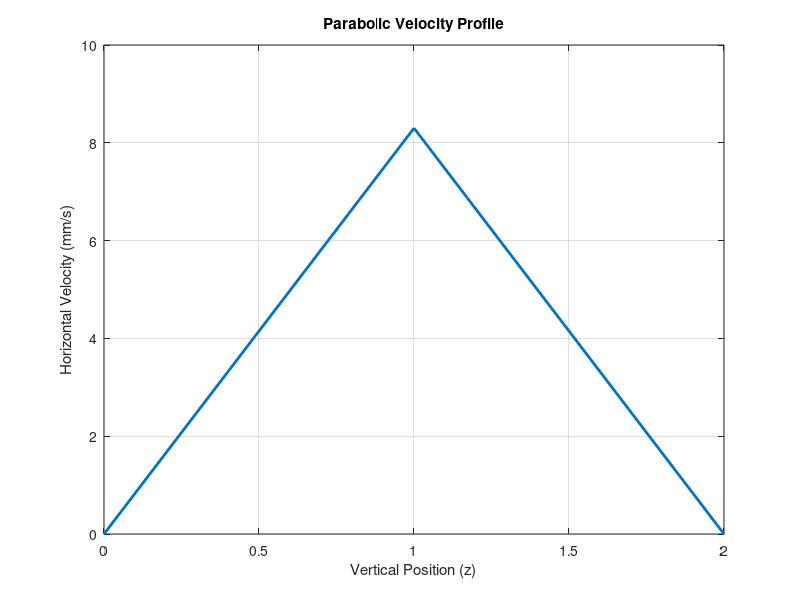

MATLAB code for this plot: (Note: this script raises an error after producing the figure.)
function transport_limited_adsorption_3d_experimental
    % Main function for experimental 3D flow-driven adsorption
    clear all; close all; clc;
    % ==================== MOLECULE PARAMETERS ====================
    % ==================== SIMULATION PARAMETERS ====================
    gridN_x = 55;                  % Length dimension (11 mm)
    gridN_y = 9;                  % Depth dimension (1.7 mm)
    gridN_z = 3;                   % Height dimension (0.3 mm)
    roughness_scale = 0;           % No surface roughness
    c0 = 3.3e-6;                  % Inlet concentration (0.21 μM)
    c0_diss = 0;                   % Dissociation phase concentration
    k_flow_horizontal = 8.3;       % Horizontal flow rate (mm/s)
    k_flow_vertical = 0;           % No vertical flow
    k_flow_depth = 0;              % No depth flow
    ru_to_m = 1e-6;                % RU to molar conversion
    t_association = 800;           % Association phase duration
    t_dissociation = 1500;          % Total simulation time
    adsorption_z_layer = 1;        % Adsorption layer (z=1, bottom)
    D_coeff = 6e-3;                % Diffusion coefficient (mm²/s)

    % Localized inlet/outlet positions
    inlet_x = 1;                   % Inlet at first column
    inlet_y = [1, gridN_y];             % Inlet spans entire depth
    inlet_z = [1, gridN_z];              % Inlet spans all layers
    outlet_x = gridN_x;                 % Outlet at last column
    outlet_y = [1, gridN_y];            % Outlet spans entire depth
    outlet_z = [1, gridN_z];             % Outlet spans all layers
    ads_x_range = [round(gridN_x/2)-1,round(gridN_x/2)-1];          % Adsorption region x indices (center)
    ads_y_range = [round(gridN_y/2)-1,round(gridN_y/2)-1];         % Adsorption region y indices (1 mm width)
    
    h = gridN_z - 1; % Physical height (gridN_z layers span 0 to h)

    % Generate parabolic velocity profile
    z_indices = 0:(gridN_z - 1); % Physical z from 0 to h (MATLAB indices 1:gridN_z)
    velocity_profile = 4 * k_flow_horizontal * (z_indices/h) .* (1 - z_indices/h);
    velocity_profile = reshape(velocity_profile, [1, 1, gridN_z]); % GPU array
    figure;
    plot(z_indices, squeeze(velocity_profile), 'LineWidth', 2);
    xlabel('Vertical Position (z)');
    ylabel('Horizontal Velocity (mm/s)');
    title('Parabolic Velocity Profile');
    grid on;
    % ==================== PARAMETER GENERATION ====================
    [kon_grid, koff_grid, smax_grid] = generate_3d_parameters(...
        gridN_x, gridN_y, gridN_z, roughness_scale);
    
    % ==================== SIMULATION EXECUTION ====================
    [t, c_s, s] = simulate_3d_flow_model(gridN_x, gridN_y, gridN_z,...
        kon_grid, koff_grid, smax_grid, velocity_profile, k_flow_vertical,...
        k_flow_depth, c0, c0_diss, t_association, t_dissociation, ru_to_m,...
        adsorption_z_layer, inlet_x, inlet_y, inlet_z, outlet_x, outlet_y, outlet_z, D_coeff, ads_x_range,ads_y_range);

    % ==================== VISUALIZATION ====================
    create_3d_flow_animation(t, c_s, gridN_x, gridN_y, gridN_z, inlet_x, inlet_y, inlet_z, outlet_x, outlet_y, outlet_z);
    create_main_figures(t, s, kon_grid, koff_grid, smax_grid, gridN_x, gridN_y, ads_x_range,ads_y_range);
    create_flow_animation(t, c_s, s, inlet_x, inlet_y, inlet_z, outlet_x, outlet_y, outlet_z, gridN_z);
end

%% Parameter Generation
function [kon_grid, koff_grid, smax_grid] = generate_3d_parameters(...
    nx, ny, nz, roughness_scale)
    % Create 3D parameter grids with adsorption only at z=1 (bottom layer)
    [X,Y] = meshgrid(linspace(-1,1,nx), linspace(-1,1,ny));
    Z = exp(-(X.^2 + Y.^2)/0.3);
    
    % Generate roughness pattern
    roughness = imfilter(randn(nx,ny), Z, 'circular');
    roughness = roughness/max(abs(roughness(:)));
    
    % Base parameters
    koff = 0.0078; % Given koff (1/s)
    kon = 9.4e3;   % Given kon (m³/(s·mol)) = 9400 1/(M·s)
    smax = 1;       % RU/site

    % Initialize 3D grids
    kon_grid = zeros(nx, ny, nz);
    koff_grid = zeros(nx, ny, nz);
    smax_grid = zeros(nx, ny, nz);

    % Populate bottom layer (z=1)
    kon_grid(:,:,1) = kon * (1 + roughness_scale*roughness);
    koff_grid(:,:,1) = koff * (1 - 0.4*roughness_scale*roughness);
    smax_grid(:,:,1) = smax;
end

%% 3D Flow Simulation (Modified to use velocity_profile)
function [t, c_s, s] = simulate_3d_flow_model(nx, ny, nz, kon_grid,...
    koff_grid, smax_grid, velocity_profile, k_flow_v, k_flow_d, c0_assoc, c0_diss,...
    t_assoc, t_total, ru_to_m, ads_layer, inlet_x, inlet_y, inlet_z, outlet_x, outlet_y, outlet_z, D_coeff, ads_x_range, ads_y_range)
    
    % Initialize state variables
    c_s = zeros(nx, ny, nz);
    c_s(inlet_x, inlet_y(1):inlet_y(2), inlet_z(1):inlet_z(2)) = c0_assoc;
    s = zeros(nx, ny, nz);
    y0 = [c_s(:); s(:)];  

    % Time parameters
    tspan_assoc = linspace(0, t_assoc, t_assoc/10);
    tspan_diss = linspace(t_assoc, t_total, t_assoc/10);
    
    % Solve ODE with velocity_profile
    options = odeset('RelTol',1e-4,'AbsTol',1e-6);
    [t_assoc, y_assoc] = ode15s(@(t,y) ode_system(t,y,nx,ny,nz,velocity_profile,k_flow_v,k_flow_d,...
        kon_grid,koff_grid,smax_grid,c0_assoc,ru_to_m,ads_layer,inlet_x,inlet_y,inlet_z,...
        outlet_x,outlet_y,outlet_z, D_coeff, ads_x_range, ads_y_range), tspan_assoc, y0, options);
    
    % ===== RESET INLET CONCENTRATION FOR DISSOCIATION =====
    % Extract final state from association
    y_end_assoc = y_assoc(end,:)';
    c_s_end = reshape(y_end_assoc(1:nx*ny*nz), [nx, ny, nz]);
    s_end = reshape(y_end_assoc(nx*ny*nz+1:end), [nx, ny, nz]);

    % Set inlet concentration to c0_diss (0)
    c_s_end(inlet_x, inlet_y(1):inlet_y(2), inlet_z(1):inlet_z(2)) = c0_diss;
    y0_diss = [c_s_end(:); s_end(:)];  % New initial condition

    [t_diss, y_diss] = ode15s(@(t,y) ode_system(t,y,nx,ny,nz,velocity_profile,k_flow_v,k_flow_d,...
        kon_grid,koff_grid,smax_grid,c0_diss,ru_to_m,ads_layer,inlet_x,inlet_y,inlet_z,...
        outlet_x,outlet_y,outlet_z, D_coeff, ads_x_range, ads_y_range), tspan_diss, y0_diss', options);
    
    % Combine results
    t = [t_assoc; t_diss];
    y = [y_assoc; y_diss];
    
    c_s = reshape(y(:,1:nx*ny*nz), [length(t), nx, ny, nz]);
    s = reshape(y(:,nx*ny*nz+1:end), [length(t), nx, ny, nz]);
end

%% ODE System (Updated)
function dydt = ode_system(t,y,nx,ny,nz,velocity_profile,~,~,kon_grid,...
    koff_grid,smax_grid,c0,ru_to_m,ads_layer,inlet_x,inlet_y,inlet_z,...
    outlet_x,outlet_y,outlet_z, D_coeff, ads_x_range, ads_y_range)
    
    % Reshape state variables
    c_s = reshape(y(1:nx*ny*nz), [nx, ny, nz]);
    s = reshape(y(nx*ny*nz+1:end), [nx, ny, nz]);
    dcsdt = zeros(nx, ny, nz);
    dsdt = zeros(nx, ny, nz);
    
    % ==================== DIFFUSION (x and z only) ====================
    % Second derivative in x
    d2c_dx2 = zeros(nx, ny, nz);
    d2c_dx2(2:end-1,:,:) = c_s(3:end,:,:) - 2*c_s(2:end-1,:,:) + c_s(1:end-2,:,:);
    
    % Second derivative in z (with no-flux BCs: ∂C/∂z=0 at z=0 and z=h)
    d2c_dz2 = zeros(nx, ny, nz);
    d2c_dz2(:,:,2:end-1) = c_s(:,:,3:end) - 2*c_s(:,:,2:end-1) + c_s(:,:,1:end-2);
    
    % No-flux at z=0 (mirror layer 2)
    d2c_dz2(:,:,1) = c_s(:,:,2) - 2*c_s(:,:,1) + c_s(:,:,1);
    % No-flux at z=h (mirror layer end-1)
    d2c_dz2(:,:,end) = c_s(:,:,end-1) - 2*c_s(:,:,end) + c_s(:,:,end-1);
    
    % Total diffusion
    dcsdt = D_coeff * (d2c_dx2 + d2c_dz2) + dcsdt;
    
    % ==================== ADVECTION (x-direction, parabolic profile) ====================
    dcsdt(2:end,:,:) = dcsdt(2:end,:,:) + ...
        bsxfun(@times, velocity_profile, (c_s(1:end-1,:,:) - c_s(2:end,:,:)));
    
    % ==================== BOUNDARY CONDITIONS ====================
    % Inlet (Dirichlet: C(t,0,z) = c0)
    inlet_y_range = inlet_y(1):inlet_y(2);
    inlet_z_range = inlet_z(1):inlet_z(2);
    
    % Enforce fixed concentration at inlet
    dcsdt(inlet_x, inlet_y_range, inlet_z_range) = 0;  % No change over time
    c_s(inlet_x, inlet_y_range, inlet_z_range) = c0;    % Override concentration
    
    % Outlet (Neumann: ∂C/∂x = 0 at x=l)
    dcsdt(outlet_x, :, :) = 0;  % No change in concentration at outlet
    
    % ==================== ADSORPTION KINETICS ====================
    ads_mask = zeros(nx, ny, nz);
    ads_mask(ads_x_range(1):ads_x_range(2), ads_y_range(1):ads_y_range(2), ads_layer) = 1;
    
    active_kon = kon_grid .* ads_mask;
    active_koff = koff_grid .* ads_mask;
    active_smax = smax_grid .* ads_mask;
    
    dsdt = active_kon .* c_s .* (active_smax - s) - active_koff .* s;
    dcsdt = dcsdt - (dsdt * ru_to_m);
    
    dydt = [dcsdt(:); dsdt(:)];
end


%% Updated create_flow_animation function
function create_flow_animation(t, c_s, s, inlet_x, inlet_y, inlet_z, outlet_x, outlet_y, outlet_z, gridN_z)
    filename = '3D_flow_animation_localized.gif';
    h = figure('Position', [100 100 1000 400], 'Color', 'w');
    
    max_conc = max(c_s(:));
    max_cov = max(s(:));
    
    for i = 1:length(t)
        figure(h); % Ensure this figure is the current one
        % Concentration slice (x-z plane at mid-depth)
        subplot(1,2,1)
        mid_y = round(size(c_s,3)/2);
        conc_slice = squeeze(c_s(i,:,mid_y,:))';
        imagesc(conc_slice)
        hold on;
        % Plot inlet and outlet
        plot(inlet_x, inlet_z, 'g.', 'MarkerSize', 20)
        plot(outlet_x, outlet_z, 'r.', 'MarkerSize', 20)
        hold off;
        title(sprintf('Conc. @ y=%d, t=%.1fs', mid_y, t(i)))
        xlabel('Length (x)'), ylabel('Height (z)')
        axis equal tight
        colorbar
        caxis([0 max_conc])
        
        % Surface coverage (x-y plane at z=0)
        subplot(1,2,2)
        surface_cov = squeeze(s(i,:,:,1));
        imagesc(surface_cov)
        title('Surface Coverage (z=0 plane)')
        ylabel('Length (x)'), xlabel('Depth (y)')
        axis equal tight
        colorbar
        caxis([0 max_cov])
        
        % Save frame to GIF
        frame = getframe(h);
        im = frame2im(frame);
        [imind, cm] = rgb2ind(im, 256);
        if i == 1
            imwrite(imind, cm, filename, 'gif', 'LoopCount', inf, 'DelayTime', 0.1);
        else
            imwrite(imind, cm, filename, 'gif', 'WriteMode', 'append', 'DelayTime', 0.1);
        end
    end
end


%% Visualization Functions for 3D System
function create_main_figures(t, s, kon_grid, koff_grid, smax_grid, gridN_x, gridN_y, ads_x_range,ads_y_range)
    % Creates analysis figures for 3D flow model
    figure('Name','3D System Analysis','Position',[100 100 1200 400])
    
    % ==================== Parameter Correlations ====================
    subplot(1,3,1)
    % Extract surface parameters (z=0 layer)
    surface_kon = kon_grid(:,:,1);
    surface_koff = koff_grid(:,:,1);
    surface_smax = smax_grid(:,:,1);
    
    scatter3(surface_kon(:), surface_koff(:), surface_smax(:), 50, 'filled')
    title('Surface Parameter Correlations')
    xlabel('k_{on}'), ylabel('k_{off}'), zlabel('s_{max}')
    grid on
    
    % ==================== Total Coverage ====================
    subplot(1,3,2)
    % Sum over all x,y positions in surface layer (z=0)
    total_coverage = sum(s(:,:,:,1), [2 3]);  
    % Calculate total_smax for normalization
    num_ads_x = ads_x_range(2) - ads_x_range(1) + 1;
    num_ads_y = ads_y_range(2) - ads_y_range(1) + 1;
    total_ads_sites = num_ads_x * num_ads_y;
    total_smax = total_ads_sites * 1; % Each site has smax 100
    plot(t, total_coverage/total_smax, 'LineWidth',2)
    title('Total Surface Coverage')
    xlabel('Time (s)'), ylabel('Total RU (z=0 plane)')

    % Final surface coverage (x-y plane at z=1)
    subplot(1,3,3)
    [X,Y] = meshgrid(1:gridN_x, 1:gridN_y);
    % Proper dimensions: [nx, ny] data with [ny, nx] grid requires transpose
    surf(X', Y', squeeze(s(end,:,:,1)))
    title('Final Surface Coverage (z=0 plane)')
    xlabel('Length (x)'), ylabel('Depth (y)'), zlabel('Coverage (RU)')
end

%% Updated create_3d_flow_animation function
function create_3d_flow_animation(t, c_s, gridN_x, gridN_y, gridN_z, inlet_x, inlet_y, inlet_z, outlet_x, outlet_y, outlet_z)
    filename = 'experimental_3d_flow.gif';
    h = figure('Position', [100 100 800 600], 'Color', 'w');
    
    max_conc = max(c_s(:));
    [X,Y,Z] = meshgrid(1:gridN_x, 1:gridN_y, 1:gridN_z);
    
    for i = 1:2:length(t) % Sample every 2nd frame
        figure(h); % Ensure this figure is the current one
        conc3d = squeeze(c_s(i,:,:,:));
        conc3d_permuted = permute(conc3d, [2 1 3]);
        
        % Slice visualization
        slice(X,Y,Z,conc3d_permuted, [1 gridN_x], round(gridN_y/2), [1 gridN_z])
        hold on;
        
        % Inlet/outlet markers
        [inX, inY, inZ] = meshgrid(inlet_x, inlet_y(1):inlet_y(2), inlet_z(1):inlet_z(2));
        scatter3(inX(:), inY(:), inZ(:), 50, 'g', 'filled')
        
        [outX, outY, outZ] = meshgrid(outlet_x, outlet_y(1):outlet_y(2), outlet_z(1):outlet_z(2));
        scatter3(outX(:), outY(:), outZ(:), 50, 'r', 'filled')
        
        hold off;
        shading interp
        colormap(jet)
        caxis([0 max_conc])
        title(sprintf('3D Concentration @ t=%.1fs', t(i)))
        xlabel('Length (x)'), ylabel('Depth (y)'), zlabel('Height (z)')
        view(45,30)
        axis tight
        
        % Save frame
        frame = getframe(h);
        im = frame2im(frame);
        [imind, cm] = rgb2ind(im, 256);
        if i == 1
            imwrite(imind, cm, filename, 'gif', 'LoopCount', inf, 'DelayTime', 0.1);
        else
            imwrite(imind, cm, filename, 'gif', 'WriteMode', 'append', 'DelayTime', 0.1);
        end
    end
end
